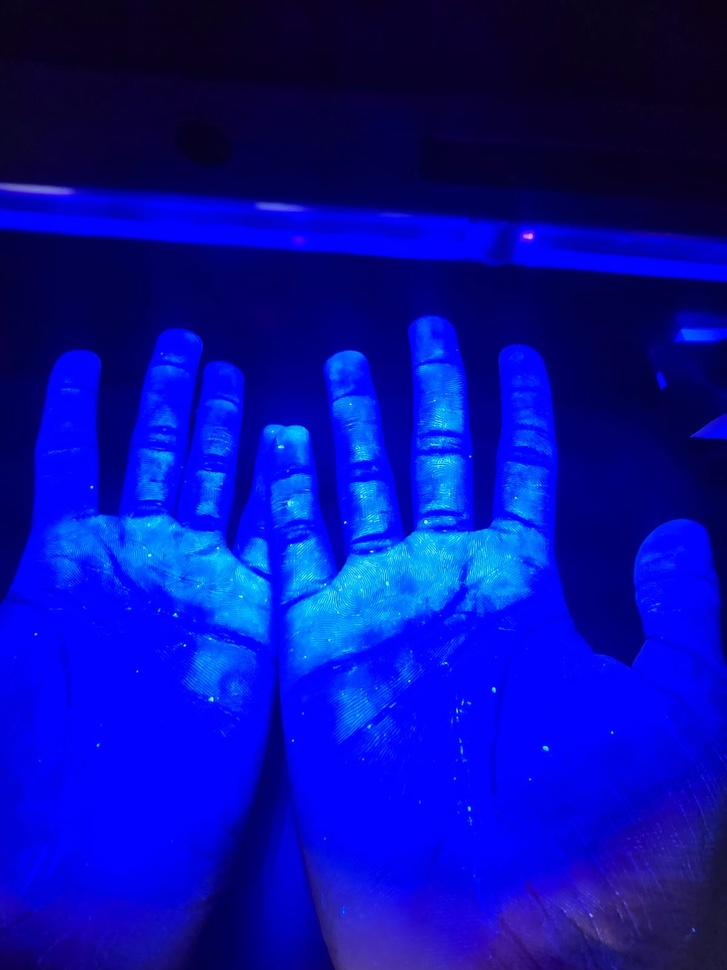
#> input picture src/IMG-20250310-WA0020.jpg, 727 x 970 px, shrunk from 1200 x 1600 before the run; its folder holds only this picture in this run
$ python prueba3.py
#> lines starting #> are read from the running program, lines starting #| are printed output that depends on the picture; after the words box and inside, x2 and y2 are one past the last pixel; in counts of white or black regions, pixels touching at a corner belong together
import cv2
import numpy as np
import os

# Lista de imagenes en la carpeta 'src'
image_files = [f for f in os.listdir('src') if f.startswith('IMG-20250310-WA') and f.endswith('.jpg')]

for image_file in image_files:
    # Cargar la imagen
    imagen = cv2.imread(os.path.join('src', image_file))
#> imagen is the input picture: shape (970, 727, 3); mean B, G, R 163.4, 13.5, 6.2

    # Convertir a escala de grises para detectar intensidades
    gray = cv2.cvtColor(imagen, cv2.COLOR_BGR2GRAY)
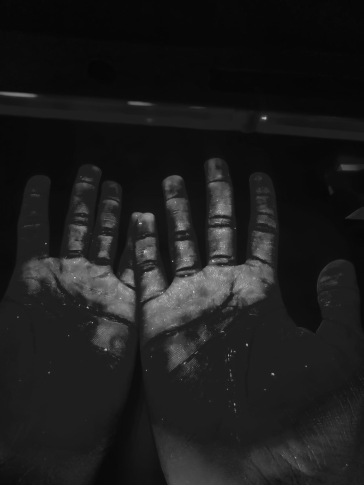
#> gray: shape (970, 727) (shown at 1/2 size); min 4, max 219, mean 28.4

    # Aplicar ecualización del histograma para mejorar el contraste
    gray = cv2.equalizeHist(gray)
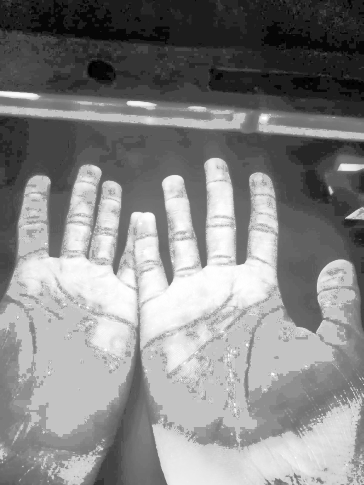
#> gray: shape (970, 727) (shown at 1/2 size); min 0, max 255, mean 133.7

    # Aplicar un desenfoque gaussiano para reducir ruido
    blurred = cv2.GaussianBlur(gray, (5, 5),0)

    # Aplicar un umbral adaptativo para segmentar mejor las áreas iluminadas
    threshold = cv2.adaptiveThreshold(
        blurred, 255, cv2.ADAPTIVE_THRESH_GAUSSIAN_C, cv2.THRESH_BINARY_INV, 11, 2
    )
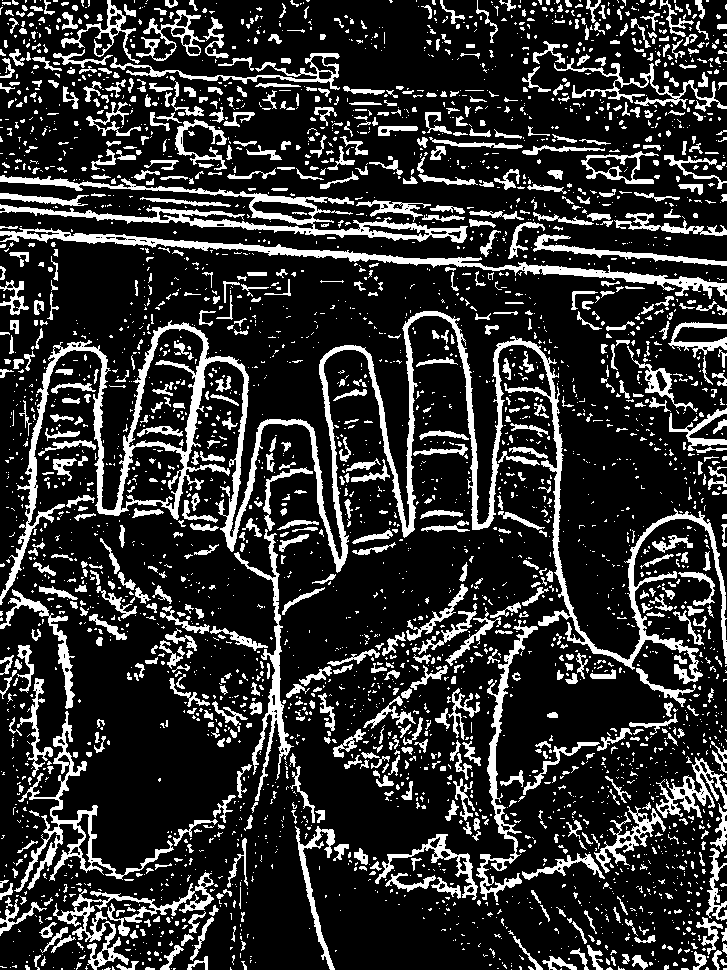
#> threshold: shape (970, 727); 19.2% white; 3538 white regions (2690 under 20 px)

    # Encontrar contornos
    contours, _ = cv2.findContours(threshold, cv2.RETR_EXTERNAL, cv2.CHAIN_APPROX_SIMPLE)
#> contours = 3477 contours, 2965 with area under 20; largest, box (x1, y1, x2, y2) and area: (0, 311, 727, 684) 25440, (0, 175, 468, 243) 5877, (0, 228, 727, 301) 4568, (14, 711, 174, 892) 2782, (53, 872, 214, 970) 2310

    # Dibujar contornos en la imagen original
    cv2.drawContours(imagen, contours, -1, (0, 255, 0), 2)
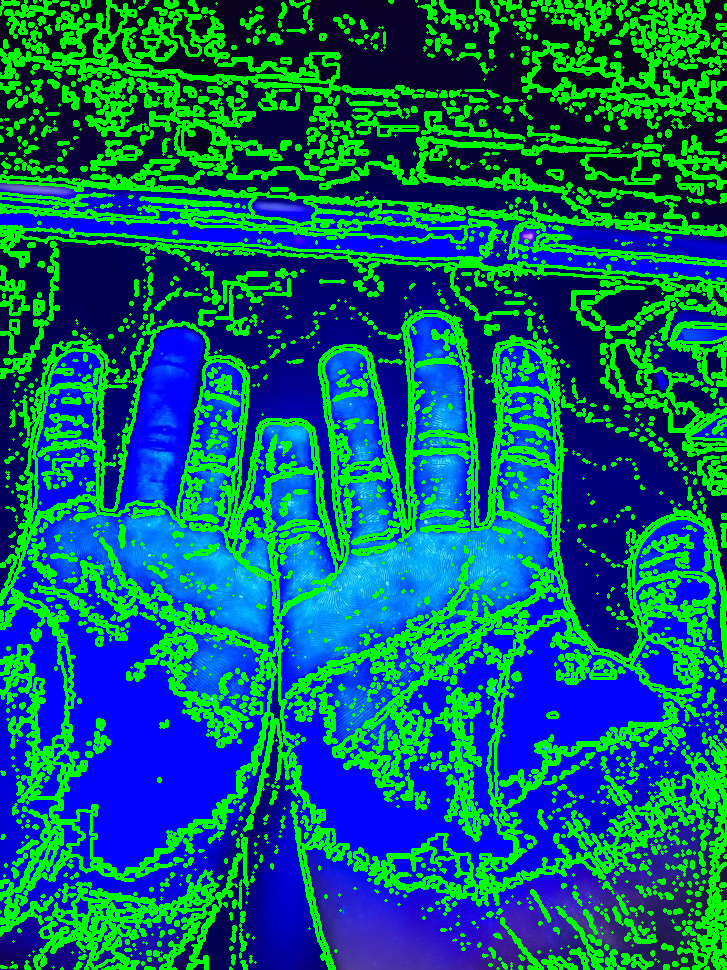
#> imagen: shape (970, 727, 3); mean B, G, R 110.8, 96.4, 4.6

    # Mostrar la imagen con los contornos detectados
    cv2.namedWindow('Contornos de la Mano', cv2.WINDOW_NORMAL)
    cv2.imshow('Contornos de la Mano', imagen)

    cv2.namedWindow('Umbral', cv2.WINDOW_NORMAL)
    cv2.imshow('Umbral', threshold)

    # Esperar una tecla antes de procesar la siguiente imagen
    cv2.waitKey(0)

cv2.destroyAllWindows()

$ run again, on src/IMG-20250310-WA0024.jpg
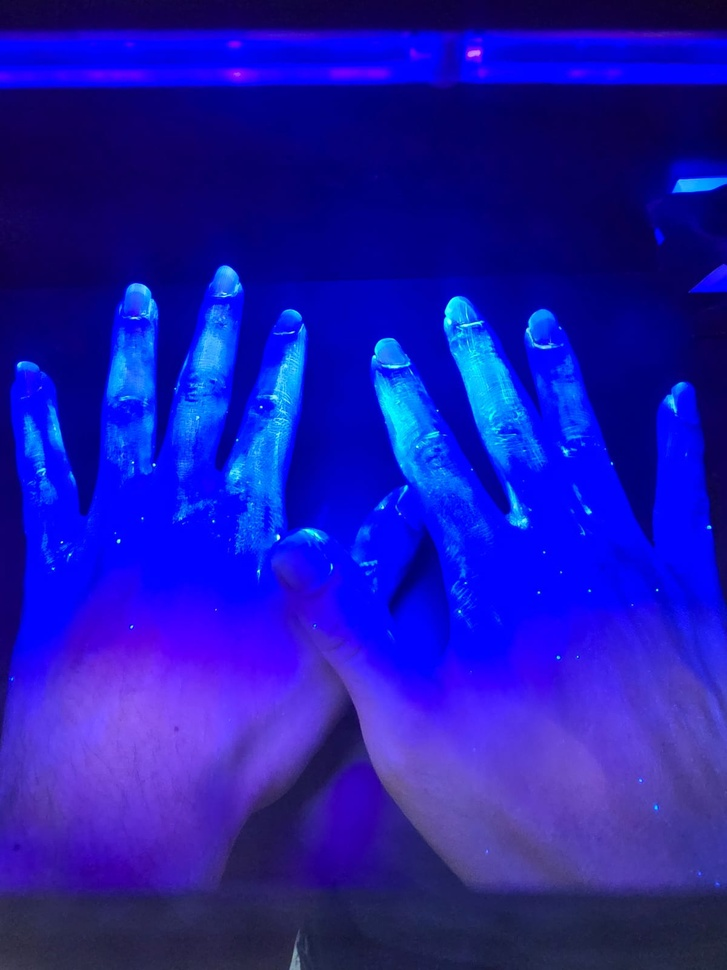
#> input picture src/IMG-20250310-WA0024.jpg, 727 x 970 px, shrunk from 1200 x 1600 before the run
#> imagen is the input picture: shape (970, 727, 3); mean B, G, R 172.1, 22.7, 28.2
#> `threshold = cv2.adaptiveThreshold( blurred, 255, cv2.ADAPTIVE_THRESH_G..`:
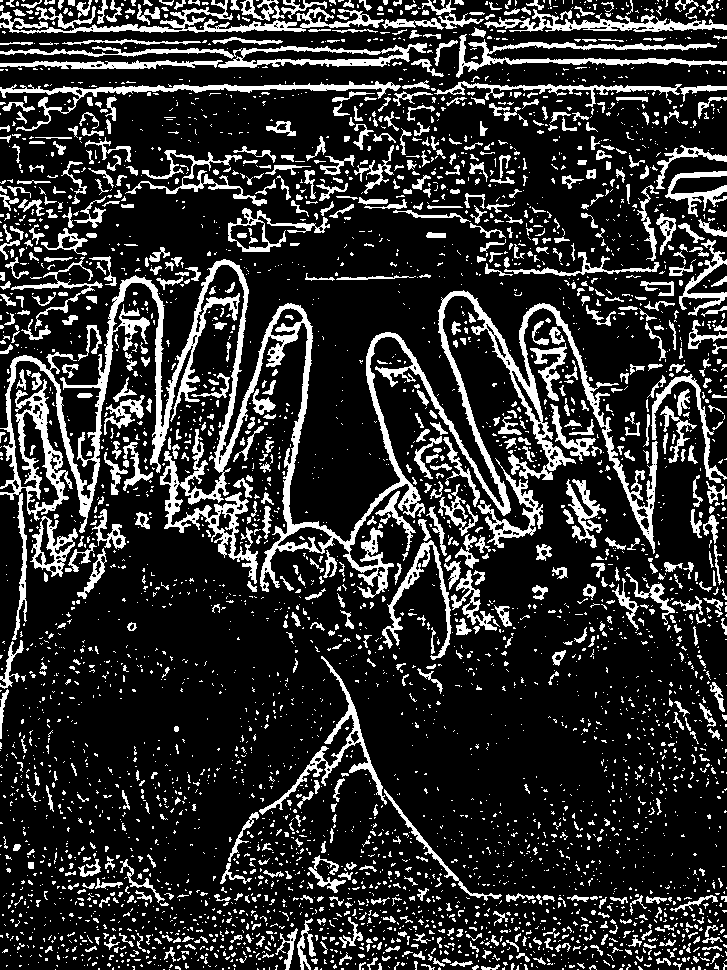
#> threshold: shape (970, 727); 18.6% white; 4201 white regions (3377 under 20 px)
#> contours = 4189 contours, 3693 with area under 20; largest, box (x1, y1, x2, y2) and area: (0, 259, 658, 640) 28340, (0, 43, 427, 68) 3302, (0, 0, 384, 34) 2421, (456, 34, 727, 78) 1883, (0, 81, 401, 131) 1882
#> `cv2.drawContours(imagen, contours, -1, (0, 255, 0), 2)`:
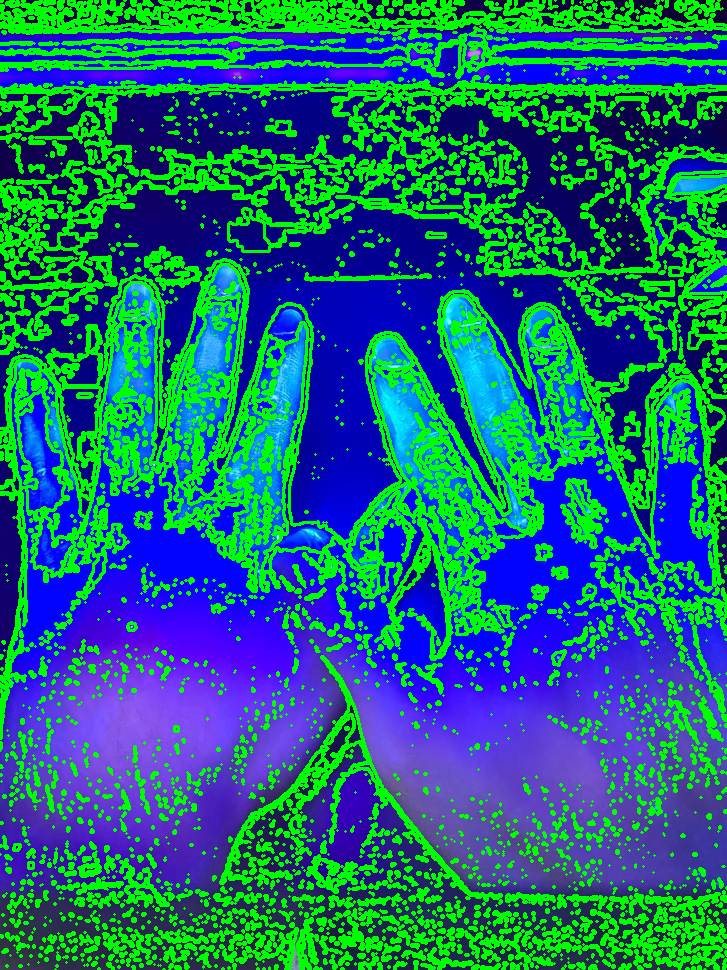
#> imagen: shape (970, 727, 3); mean B, G, R 118.2, 104, 22.4

$ run again, on src/IMG-20250310-WA0025.jpg
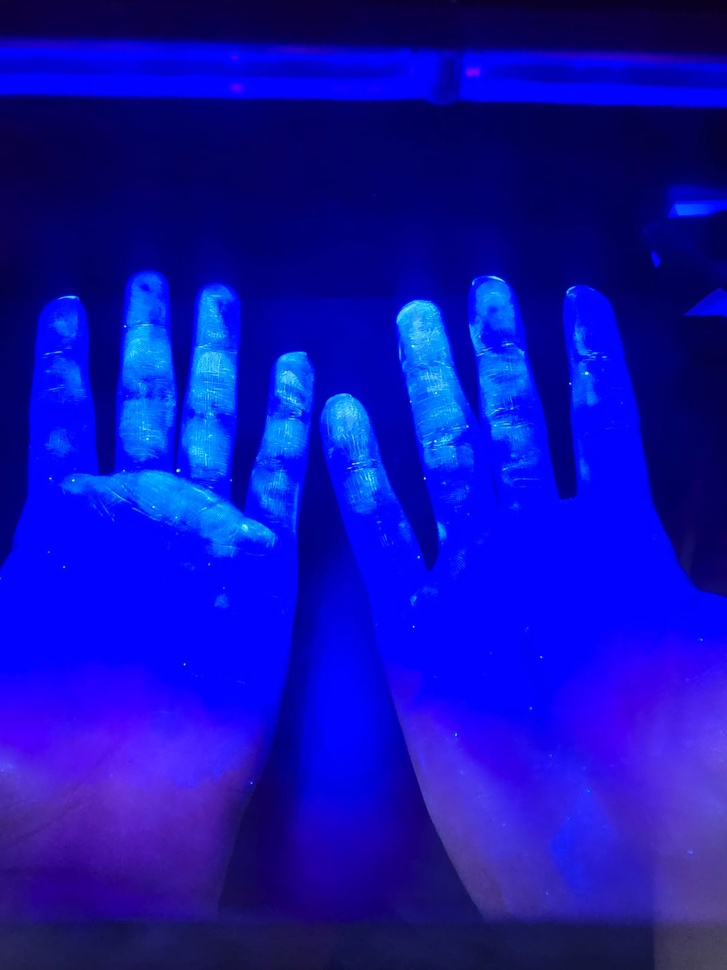
#> input picture src/IMG-20250310-WA0025.jpg, 727 x 970 px, shrunk from 1200 x 1600 before the run
#> imagen is the input picture: shape (970, 727, 3); mean B, G, R 176.7, 14.7, 15.9
#> `threshold = cv2.adaptiveThreshold( blurred, 255, cv2.ADAPTIVE_THRESH_G..`:
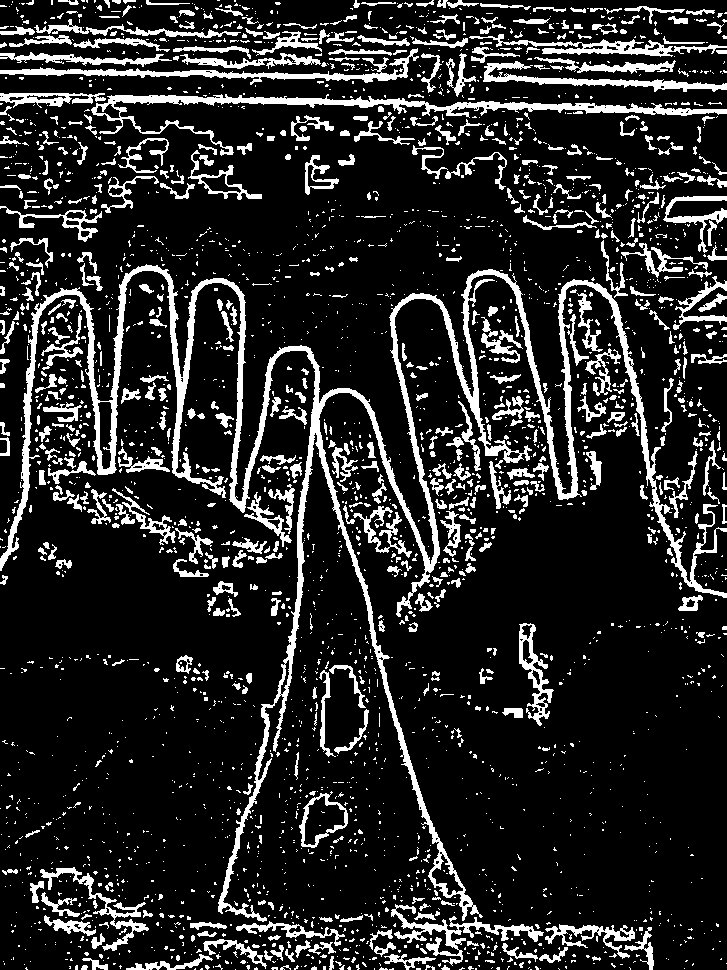
#> threshold: shape (970, 727); 15.4% white; 2973 white regions (2389 under 20 px)
#> contours = 2968 contours, 2597 with area under 20; largest, box (x1, y1, x2, y2) and area: (0, 264, 727, 922) 23264, (91, 94, 727, 156) 4184, (0, 48, 419, 85) 2018, (299, 791, 348, 848) 1610, (483, 61, 727, 92) 1442
#> `cv2.drawContours(imagen, contours, -1, (0, 255, 0), 2)`:
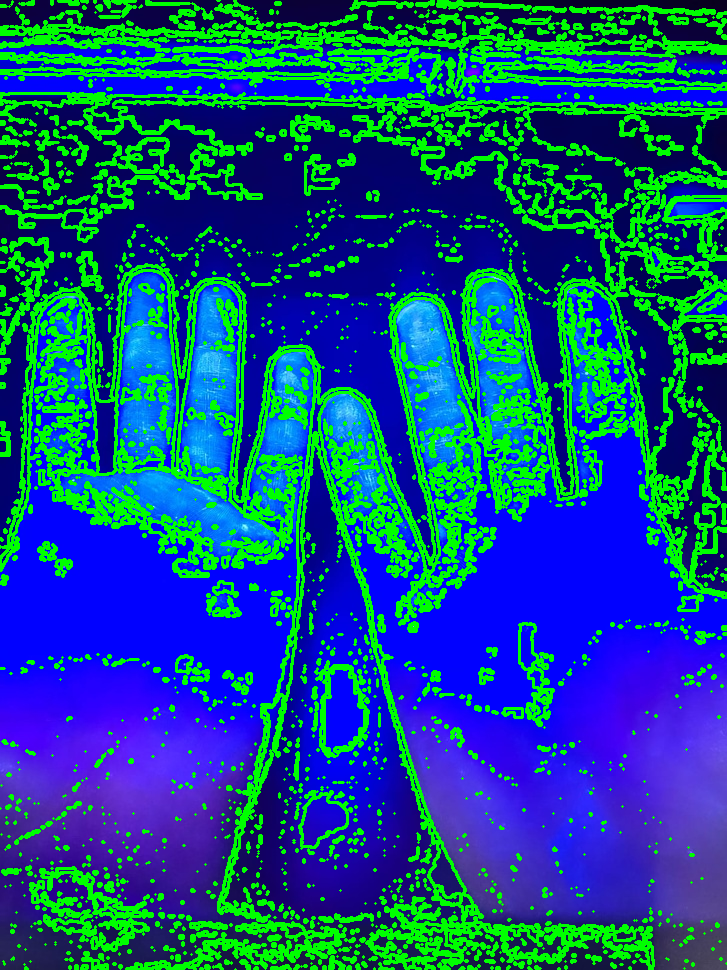
#> imagen: shape (970, 727, 3); mean B, G, R 133.3, 80.4, 13.9
